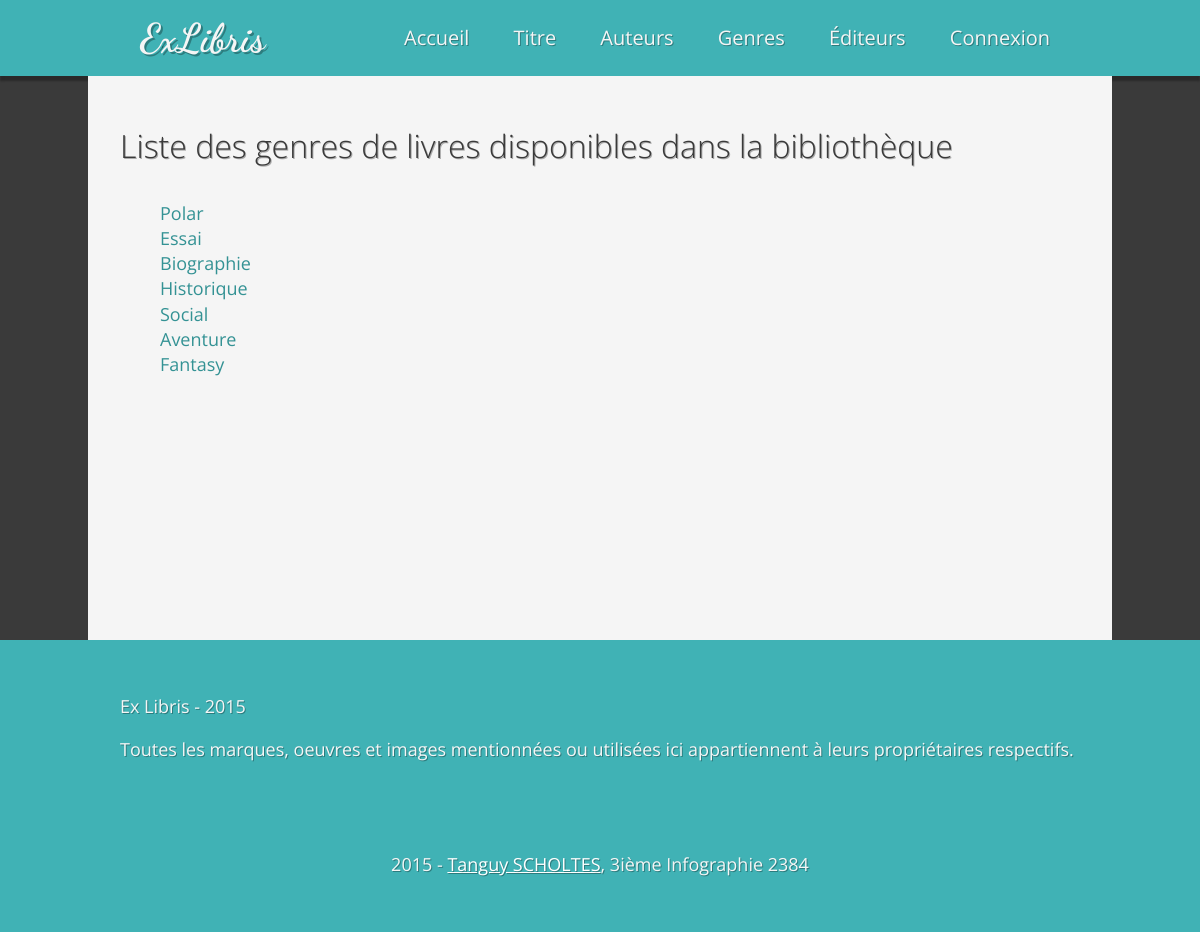
/?a=index&m=genre, run on the app's committed database.
### tables this page shows
CREATE TABLE IF NOT EXISTS `genres` (
  `id` int(11) unsigned NOT NULL AUTO_INCREMENT,
  `name` varchar(255) NOT NULL,
  `slug` varchar(255) NOT NULL,
  `logo` varchar(255) DEFAULT NULL,
  `created_at` timestamp NOT NULL DEFAULT CURRENT_TIMESTAMP,
  `updated_at` timestamp NOT NULL DEFAULT CURRENT_TIMESTAMP,
  PRIMARY KEY (`id`),
  UNIQUE KEY `slug` (`slug`)
);

### index.php (called while the page is built, shortened)
<?php
	include(CONFIG_DIR.'database.php');
	$controller = new $controllerName;
	$data = call_user_func([$controller, $a]);
	include(VIEW_DIR.'layout.php');

### config/database.php (called while the page is built, shortened)
<?php
	$options = [
		PDO::ATTR_DEFAULT_FETCH_MODE => PDO::FETCH_ASSOC,
		PDO::ATTR_ERRMODE            => PDO::ERRMODE_EXCEPTION
	];

### models/model.php (called while the page is built, shortened)
<?php
class Model
{
	protected $cx = null;
	private $table = '';
	function __construct($table)
	{
		global $options;
		$this->table = $table;
		try
		{
			$this->cx = new \PDO(DSN, USERNAME, PASSWORD, $options);
			$this->cx -> query('SET CHARACTER SET UTF8');
			$this->cx -> query('SET NAMES UTF8');
		}
		catch(\PDOException $e)
		{
			die($e -> getMessage());
		}
	}
	function all()
	{
		$sql = 'SELECT * from %s';
		return $this->cx -> query(sprintf($sql, $this->table));
	}
}

### models/genre.php (called while the page is built, shortened)
<?php
class Genre extends Model
{
	private $table = 'genres';
	function __construct(){
		parent::__construct($this->table);
	}
}

### controller/genreController.php (called while the page is built, shortened)
<?php
class GenreController extends BaseController
{
	function index()
	{
		$genre = new \Models\Genre;
		$data = $genre->all();
		$view = 'genreIndex.php';
		return [
			'view' => $view,
			'data' => $data
			];
	}
}

### views/genreIndex.php (the view, shortened to what this page needs)
<h1 class="content-title">Liste des genres de livres disponibles dans la bibliothèque</h1>
<ul class="content-list">
	<?php foreach ($data['data'] as $genre): ?>
		<li class="content-list-item">
			<a class="content-list-link" href="?a=show&m=genre&genre_id=<?php echo $genre['id'] ?>"><?php echo $genre['name'] ?></a>
		</li>
	<?php endforeach ?>
</ul>

### css/styles.css (style rules this page uses)
html { font-size:100%;-ms-text-size-adjust:100%;-webkit-text-size-adjust:100% }
html,button,input,select,textarea { font-family:sans-serif }
body { margin:0 }
h1 { font-size:2em;margin:0.67em 0 }
dl,menu,ol,ul { margin:1em 0 }
menu,ol,ul { padding:0 0 0 40px }
html,button,input,select,textarea { color:#222 }
html { font-size:1em;line-height:1.4 }
html { background-color:#3a3a3a;width:100% }
body { width:100%;font-family:'Open Sans',sans-serif }
.content-title { margin:0 0 1em 0;padding-top:0.5em;text-shadow:1px 1px 0 rgba(0,0,0,0.3);font-weight:200 }
.content-list { list-style-type:none }
.content-list-link { font-size:1.125em;color:#349294;text-decoration:none }

### data on the page
genres: name "Polar"
genres: name "Essai"
genres: name "Biographie"
genres: name "Historique"
genres: name "Social"
genres: name "Aventure"
genres: name "Fantasy"
